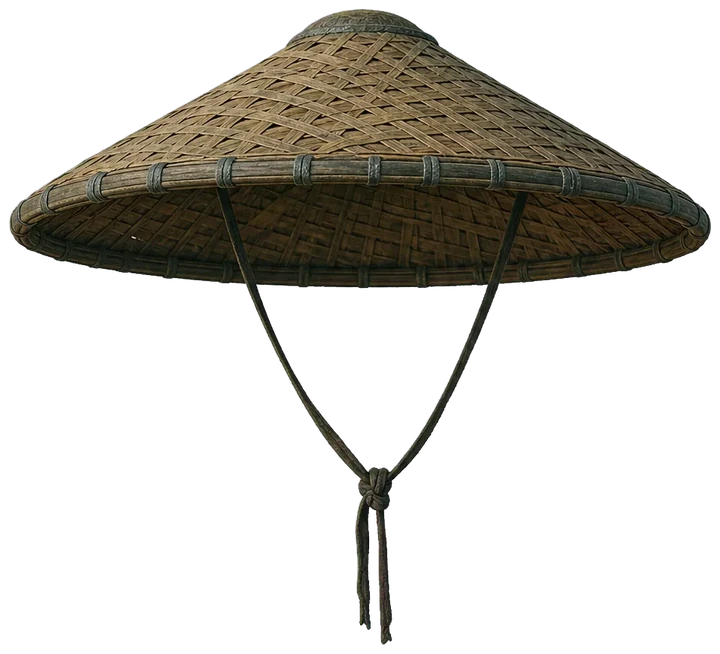
#> input picture web/assets/paperdoll/traveler-straw-hat-v1.webp, 720 x 654 px, given in place of male-1.png, which was not available
$ python build-appearance-components.py --source-dir ../web/assets/paperdoll --output-dir out
#> lines starting #> are read from the running program, lines starting #| are printed output that depends on the picture; after the words box and inside, x2 and y2 are one past the last pixel; in counts of white or black regions, pixels touching at a corner belong together; pictures that were not available may be replaced by others from this repository, and a replacement may not be noted
#> in align_source, image is the input picture: PIL image 720x654 RGBA; mean R, G, B, A 22.9, 20.6, 15.1, 69.7
"""Build aligned transparent paper-doll components from approved full-look sources.

The source directory must contain male-1.png .. male-8.png and
female-1.png .. female-8.png after chroma-key removal.  Every output keeps the
shared 1024x1536 canvas so the browser can stack parts without per-item offsets.
"""

from __future__ import annotations

import argparse
from pathlib import Path

import numpy as np
from PIL import Image, ImageChops, ImageDraw, ImageFilter


CANVAS = (1024, 1536)
TARGET_FACE_ANCHOR = (512, 332)
PART_COUNTS = {
    "hat": 8,
    "frontHair": 8,
    "backHair": 8,
    "eyes": 8,
    "brows": 8,
    "mouth": 8,
    "nose": 8,
    "faceShape": 6,
    "faceAccessory": 6,
    "backAccessory": 6,
    "clothing": 8,
}


def parse_args() -> argparse.Namespace:
    parser = argparse.ArgumentParser()
    parser.add_argument("--source-dir", type=Path, required=True)
    parser.add_argument("--hair-dir", type=Path)
    parser.add_argument("--face-master-dir", type=Path)
    parser.add_argument("--clothing-dir", type=Path)
    parser.add_argument("--headwear-dir", type=Path)
    parser.add_argument("--component-dir", type=Path)
    parser.add_argument("--output-dir", type=Path, required=True)
    parser.add_argument("--qa-out", type=Path)
    parser.add_argument("--qa-only", action="store_true")
    parser.add_argument("--hair-only", action="store_true")
    parser.add_argument("--faces-only", action="store_true")
    parser.add_argument("--clothing-only", action="store_true")
    parser.add_argument("--hats-only", action="store_true")
    parser.add_argument("--components-only", action="store_true")
    parser.add_argument("--skip-validation", action="store_true")
    return parser.parse_args()


# [10 lines left out: function shape_mask, not called in this run]


def skin_mask(image: Image.Image) -> np.ndarray:
    data = np.asarray(image.convert("RGBA"), dtype=np.float32)
    red, green, blue, alpha = (data[:, :, index] for index in range(4))
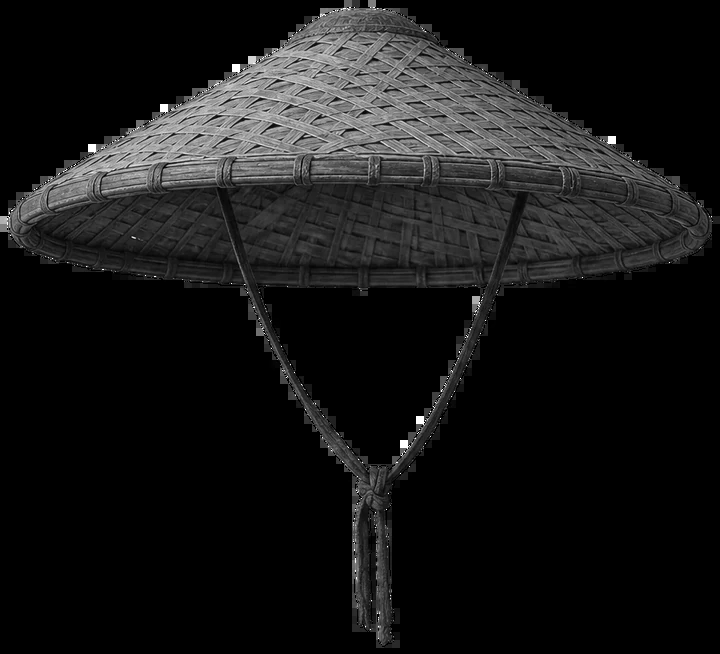
#> red: shape (654, 720) float32; min 0, max 255, mean 22.9
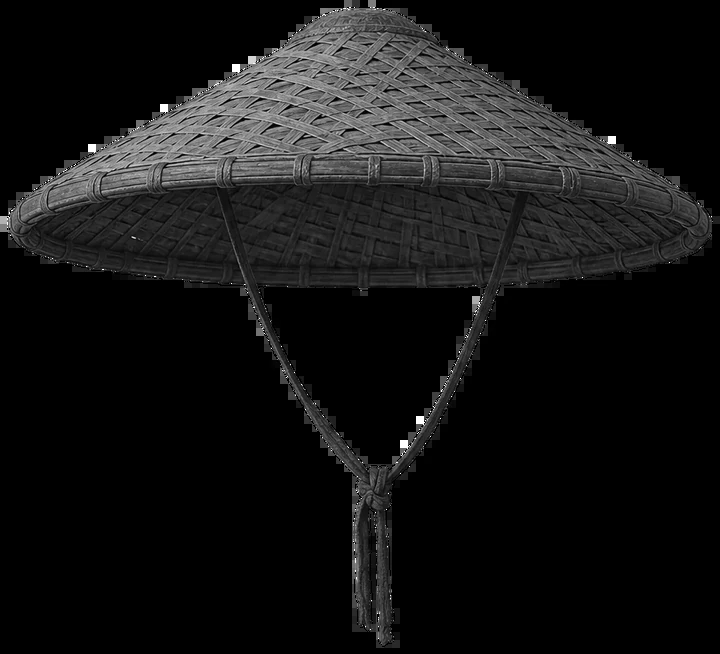
#> green: shape (654, 720) float32; min 0, max 255, mean 20.6
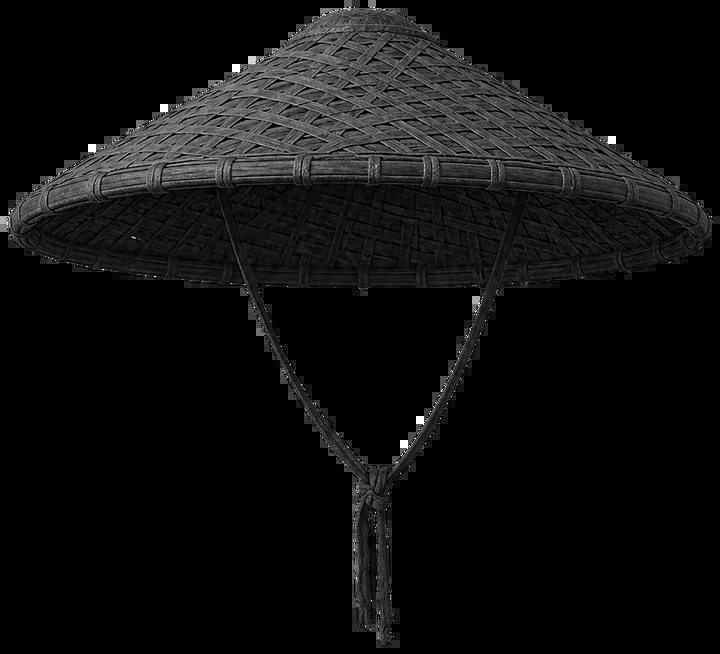
#> blue: shape (654, 720) float32; min 0, max 255, mean 15.1
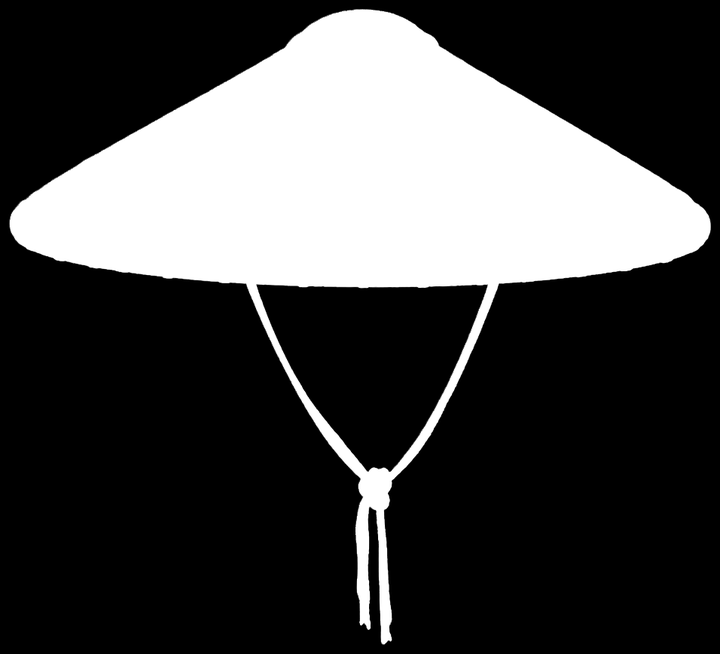
#> alpha: shape (654, 720) float32; min 0, max 255, mean 69.7
    return (
        (alpha > 180)
        & (red > 95)
        & (red > green * 1.03)
        & (green > blue * 0.92)
        & ((red - blue) > 18)
    )
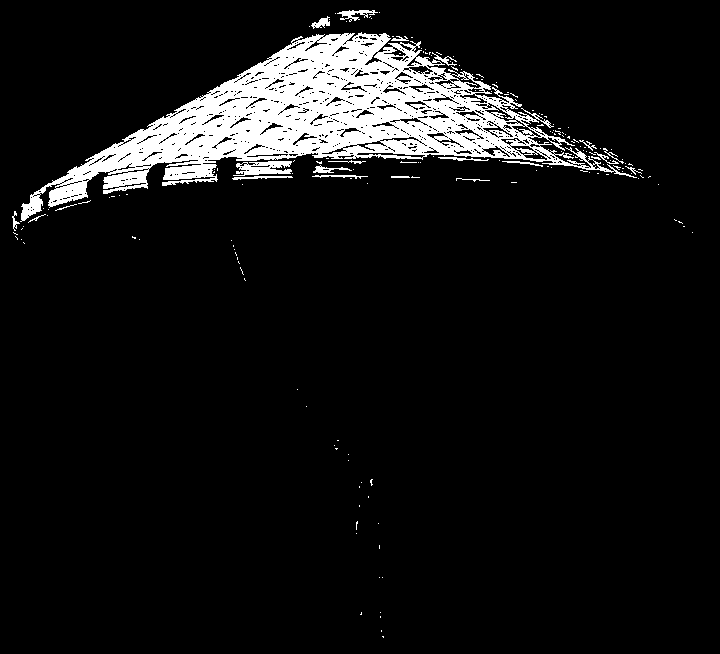
#> returned value: shape (654, 720) bool; 7.9% white; 176 white regions (155 under 20 px), largest, box (x1, y1, x2, y2) and area: (20, 32, 637, 222) 34603, (233, 161, 292, 176) 574, (337, 10, 378, 22) 201


def align_source(image: Image.Image) -> Image.Image:
    image = image.convert("RGBA")
    skin = skin_mask(image)
    yy, xx = np.indices((CANVAS[1], CANVAS[0]))
#> (the run stopped early here; a loop or call above may not have finished)

$ run again, on art_source/appearance/rig-v2/female-base.png
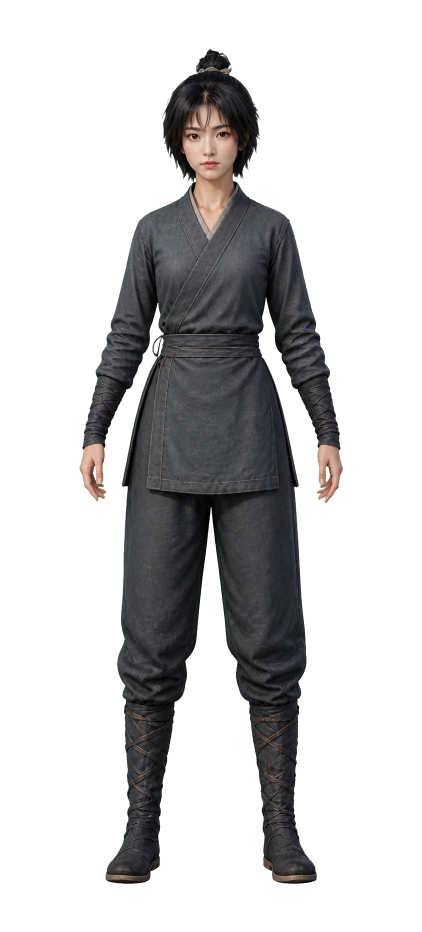
#> input picture art_source/appearance/rig-v2/female-base.png, 843 x 1864 px, given in place of male-1.png, which was not available (shown at 1/2 size)
#> in align_source, image is the input picture: PIL image 843x1864 RGBA; mean R, G, B, A 17.8, 17.3, 17.7, 72
#> in skin_mask, `red, green, blue, alpha = (data[:, :, index] for index in range(4))`:
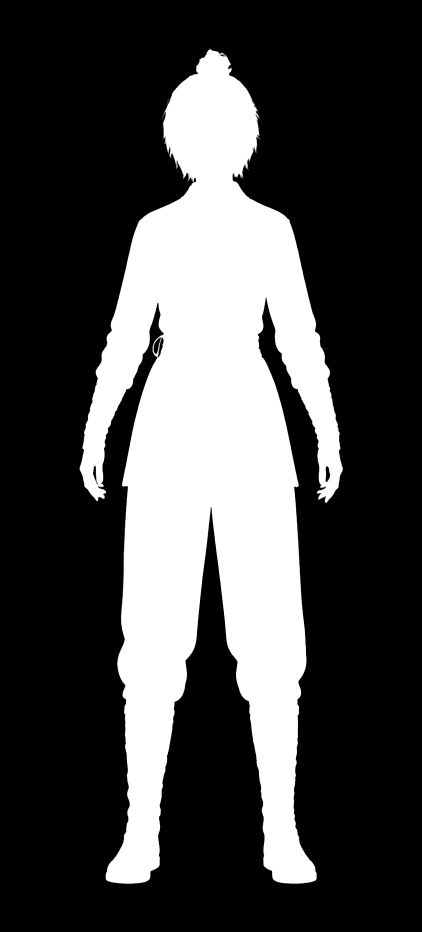
#> alpha: shape (1864, 843) float32 (shown at 1/2 size); min 0, max 255, mean 72
#> in skin_mask, `return ( (alpha > 180) & (red > 95) & (red > green * 1.03) & (green > ..`:
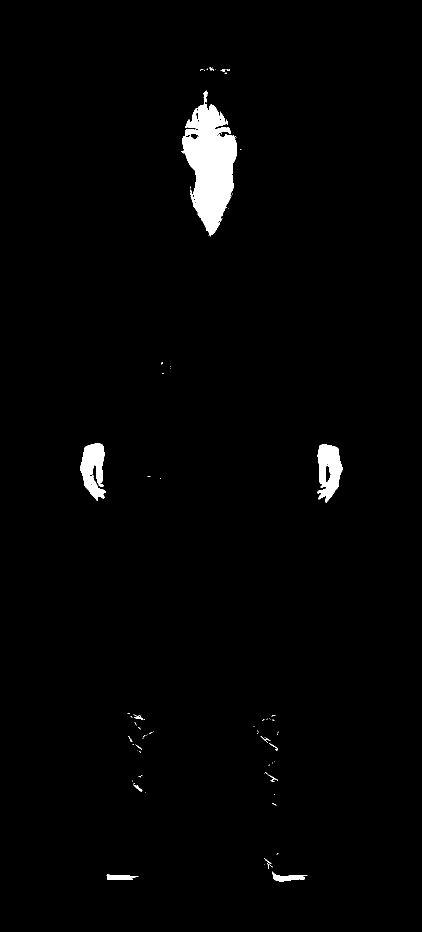
#> returned value: shape (1864, 843) bool (shown at 1/2 size); 1.7% white; 89 white regions (71 under 20 px), largest, box (x1, y1, x2, y2) and area: (363, 181, 474, 473) 17923, (634, 889, 685, 1005) 3836, (160, 887, 212, 1002) 3714
